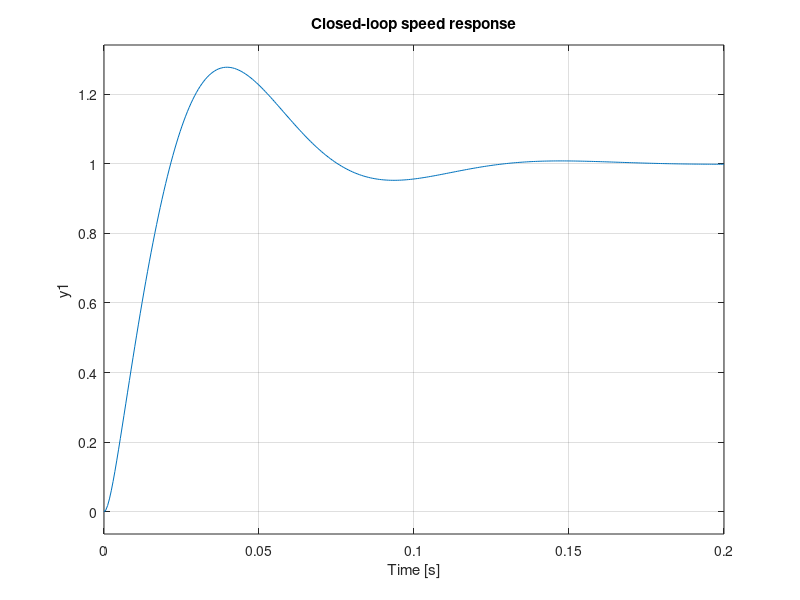

The MATLAB source for this figure:
% Parameters
R = 1.2; L = 2e-3; ke = 0.08; kt = ke;
J = 5e-4; b = 1e-3;

A = [-R/L,   -ke/L;
      kt/J,  -b/J];
B = [1/L; 0];
C = [0 1];   % output speed omega
D = 0;

sys = ss(A,B,C,D);

% PID gains
Kp = 0.4; Ki = 30; Kd = 0;

Cpid = pid(Kp,Ki,Kd);
Tcl = feedback(Cpid*sys, 1);

step(Tcl); grid on; title('Closed-loop speed response')
